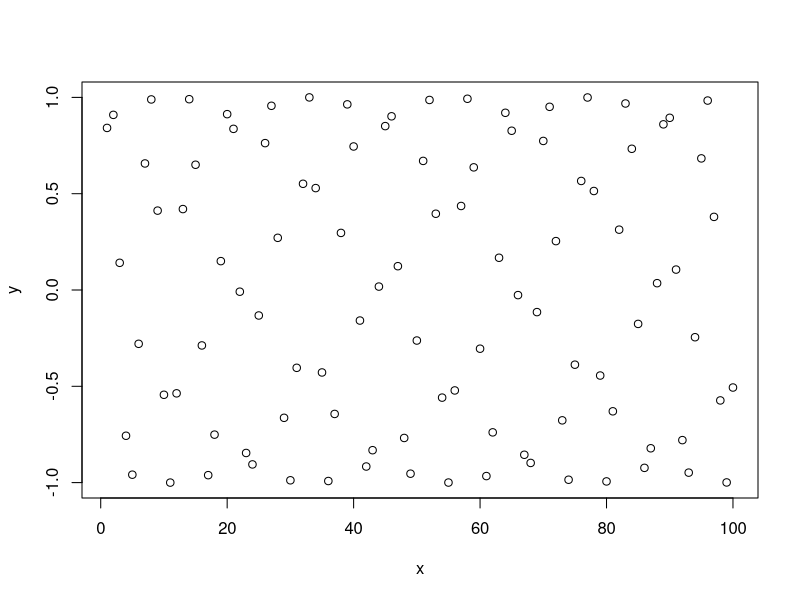

Here is the R script that generated this plot: (Note: this script raises an error after producing the figure.)
x=1:100
y=sin(x)
plot(x,y)
#numerical числовые , мат операции character- текст символ logic- логика true\false
x=1:10
y=c(T,F,TRUE,FALSE)
t=1
x+t
x+w
w="А"
u=c("А",23,T)
S=c(1,T,F,0)
# char numeric logic
f=c(x,y,u,s)
# c оператор объединения векторов 
a=2
b=3
a=b
a<-2
b<-3
a->B
assight("t","text")
paste("A",a,sep="G")

